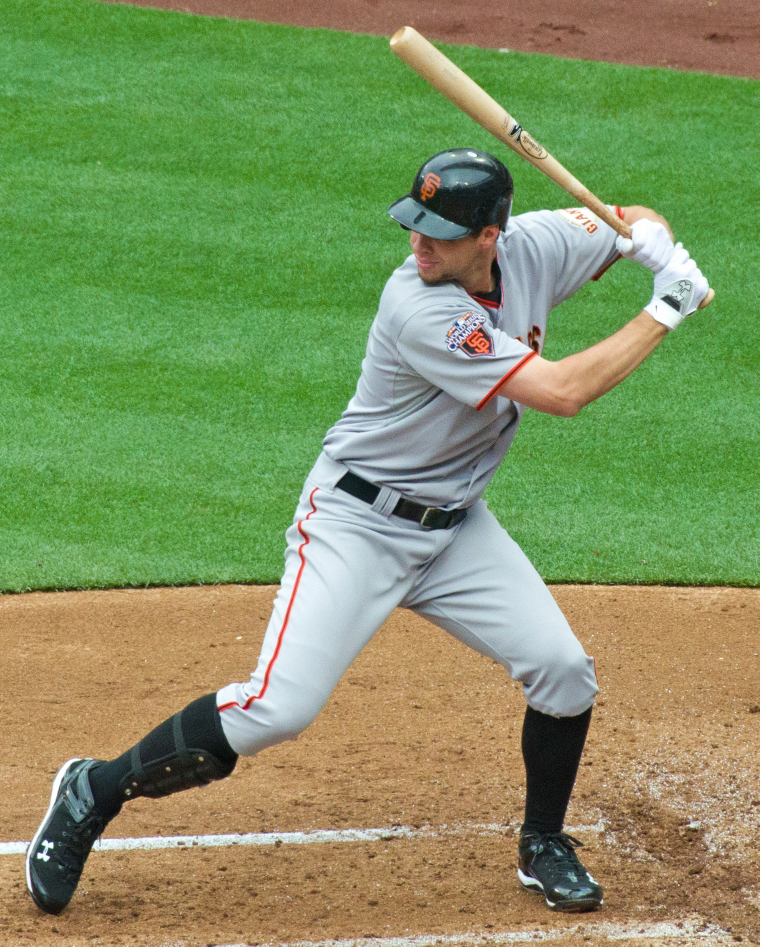
#> input picture src/python/Image Transformation/original.jpg, 1519 x 1893 px (shown at 1/2 size)
$ python blur_detector_image.py --image '../Image Transformation/original.jpg'
#> lines starting #> are read from the running program, lines starting #| are printed output that depends on the picture
### src/python/Blur Detection/pyimagesearch/blur_detector.py
# import the necessary packages
import matplotlib.pyplot as plt
import numpy as np
def detect_blur_fft(image, size=60, thresh=10, vis=False):
	# grab the dimensions of the image and use the dimensions to
	# derive the center (x, y)-coordinates
	(h, w) = image.shape
	(cX, cY) = (int(w / 2.0), int(h / 2.0))

    # compute the FFT to find the frequency transform, then shift
	# the zero frequency component (i.e., DC component located at
	# the top-left corner) to the center where it will be more
	# easy to analyze
	fft = np.fft.fft2(image)
	fftShift = np.fft.fftshift(fft)

	# check to see if we are visualizing our output
	if vis:
		# compute the magnitude spectrum of the transform
		magnitude = 20 * np.log(np.abs(fftShift))
		# display the original input image
		(fig, ax) = plt.subplots(1, 2, )
		ax[0].imshow(image, cmap="gray")
		ax[0].set_title("Input")
		ax[0].set_xticks([])
		ax[0].set_yticks([])
		# display the magnitude image
		ax[1].imshow(magnitude, cmap="gray")
		ax[1].set_title("Magnitude Spectrum")
		ax[1].set_xticks([])
		ax[1].set_yticks([])
		# show our plots
		plt.show()

	# zero-out the center of the FFT shift (i.e., remove low
	# frequencies), apply the inverse shift such that the DC
	# component once again becomes the top-left, and then apply
	# the inverse FFT
	fftShift[cY - size:cY + size, cX - size:cX + size] = 0
	fftShift = np.fft.ifftshift(fftShift)
	recon = np.fft.ifft2(fftShift)

    # compute the magnitude spectrum of the reconstructed image,
	# then compute the mean of the magnitude values
	magnitude = 20 * np.log(np.abs(recon))
	mean = np.mean(magnitude)
	# the image will be considered "blurry" if the mean value of the
	# magnitudes is less than the threshold value
	return (mean, mean <= thresh)

### src/python/Blur Detection/blur_detector_image.py
# import the necessary packages
from pyimagesearch.blur_detector import detect_blur_fft
import numpy as np
import argparse
import imutils
import cv2
# construct the argument parser and parse the arguments
ap = argparse.ArgumentParser()
ap.add_argument("-i", "--image", type=str, required=True,
	help="path input image that we'll detect blur in")
ap.add_argument("-t", "--thresh", type=int, default=20,
	help="threshold for our blur detector to fire")
ap.add_argument("-v", "--vis", type=int, default=-1,
	help="whether or not we are visualizing intermediary steps")
ap.add_argument("-d", "--test", type=int, default=-1,
	help="whether or not we should progressively blur the image")
args = vars(ap.parse_args())


# load the input image from disk, resize it, and convert it to
# grayscale
orig = cv2.imread(args["image"])
#> orig is the input picture: shape (1893, 1519, 3); mean B, G, R 97.5, 147.4, 129.8
orig = imutils.resize(orig, width=500)
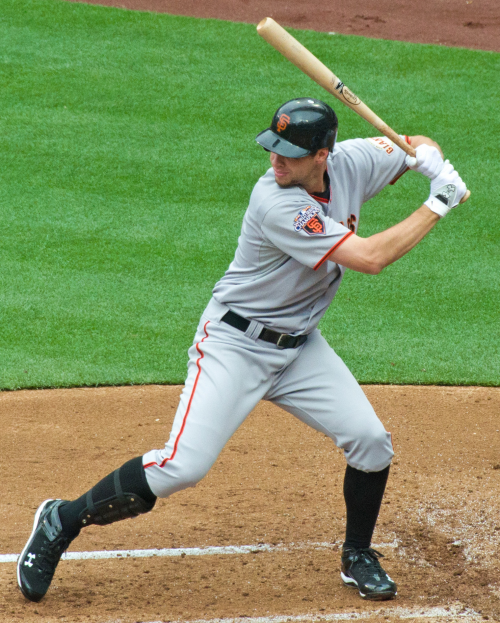
#> orig: shape (623, 500, 3); mean B, G, R 97.5, 147.4, 129.8
gray = cv2.cvtColor(orig, cv2.COLOR_BGR2GRAY)
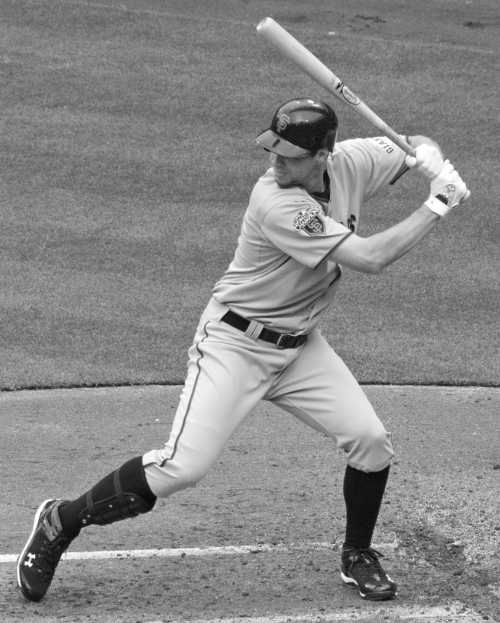
#> gray: shape (623, 500); min 7, max 255, mean 136.5
# apply our blur detector using the FFT
(mean, blurry) = detect_blur_fft(gray, size=60,
	thresh=args["thresh"], vis=args["vis"] > 0)
#> in detect_blur_fft, `magnitude = 20 * np.log(np.abs(recon))`:
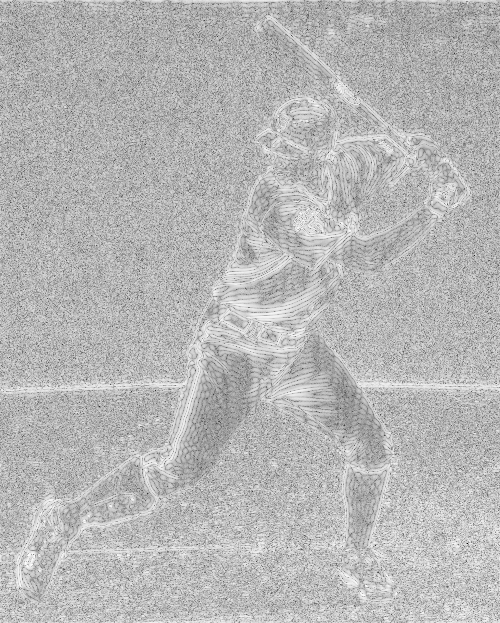
#> magnitude: shape (623, 500) float64; min -123, max 95.86, mean 33.9; drawn with min black and max white
#> in detect_blur_fft, `mean = np.mean(magnitude)`: mean = 33.93
#> mean = 33.93; blurry = False

# draw on the image, indicating whether or not it is blurry
image = np.dstack([gray] * 3)
color = (0, 0, 255) if blurry else (0, 255, 0)
#> color = (0, 255, 0)
text = "Blurry ({:.4f})" if blurry else "Not Blurry ({:.4f})"
#> text = 'Not Blurry ({:.4f})'
text = text.format(mean)
#> text = 'Not Blurry (33.9274)'
cv2.putText(image, text, (10, 25), cv2.FONT_HERSHEY_SIMPLEX, 0.7,
	color, 2)
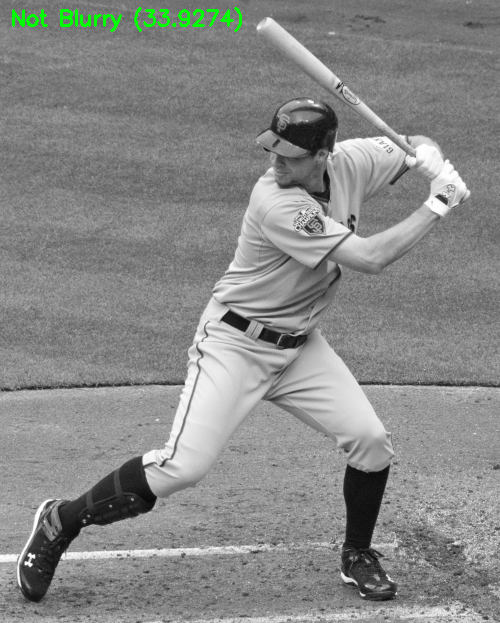
#> image: shape (623, 500, 3); mean of channels 0, 1, 2 135.9, 137.2, 135.9; drawn as B, G, R
print("[INFO] {}".format(text))
#| [INFO] Not Blurry (33.9274)
# show the output image
cv2.imshow("Output", image)

cv2.imwrite("output_"+args["image"], image)
cv2.waitKey(0)


# check to see if are going to test our FFT blurriness detector using
# various sizes of a Gaussian kernel
if args["test"] > 0:
	# loop over various blur radii
	for radius in range(1, 30, 2):
		# clone the original grayscale image
		image = gray.copy()
		# check to see if the kernel radius is greater than zero
		if radius > 0:
			# blur the input image by the supplied radius using a
			# Gaussian kernel
			image = cv2.GaussianBlur(image, (radius, radius), 0)
			# apply our blur detector using the FFT
			(mean, blurry) = detect_blur_fft(image, size=60,
				thresh=args["thresh"], vis=args["vis"] > 0)
			# draw on the image, indicating whether or not it is
			# blurry
			image = np.dstack([image] * 3)
			color = (0, 0, 255) if blurry else (0, 255, 0)
			text = "Blurry ({:.4f})" if blurry else "Not Blurry ({:.4f})"
			text = text.format(mean)
			cv2.putText(image, text, (10, 25), cv2.FONT_HERSHEY_SIMPLEX,
				0.7, color, 2)
			print("[INFO] Kernel: {}, Result: {}".format(radius, text))
		# show the image
		cv2.imshow("Test Image", image)
		cv2.waitKey(0)
